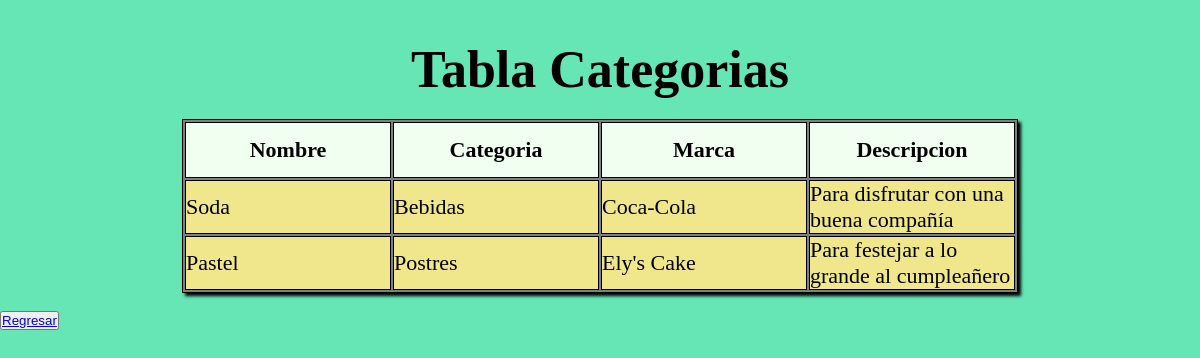
Screenshot of /sem11/categoria.php with the database file from the repository.
### tables this page shows
CREATE TABLE `categorias` (
  `name_producto` varchar(20) NOT NULL,
  `name_categoria` varchar(20) NOT NULL,
  `name_marca` varchar(20) NOT NULL,
  `descripcion` varchar(100) NOT NULL
);

### sem11/categoria.php (the view, shortened to what this page needs)
<?php
include 'sub/conexion.php';
$sentencia = $connect->query("SELECT * FROM categorias;");
$marca= $sentencia->fetchAll(PDO::FETCH_OBJ);
?>
<!DOCTYPE html>
<html lang="es">
<head>
    <link rel="stylesheet" href="css.css">
</head>
<body>
    <center>
        <div class="container">
        <h3 class="tt">Tabla Categorias</h3>
    <table class="tb">
<thead>
<th class="uno">Nombre</th>
<th class="uno">Categoria</th>
<th class="uno">Marca</th>
<th class="uno">Descripcion</th>
</thead>
<?php
foreach ($marca as $dato){
?>
<tr>
    <td><?php echo $dato->name_producto ?></td>
    <td><?php echo $dato->name_categoria ?></td>
    <td><?php echo $dato->name_marca ?></td>
    <td><?php echo $dato->descripcion ?></td>
</tr>
<?php
}
?>
</table>
        </div>
    </center>
    <br>
    <button class="btn"><a href="index.php">Regresar</a></button>
</body>
</html>

### sem11/css.css (style rules this page uses)
* { margin: 0; padding:0; }
body { background-color: rgb(102, 230, 181); }
.container { margin-top: 40px; }
.tt { width: 80%; font-size: 52px; margin-bottom: 20px; }
.tb { background-color: grey; border: 1px solid black; box-shadow: 3px 3px 3px ; }
.uno { border: 1px solid black; width: 180px; height: 30px; padding: 12px; background-color: honeydew; font-size: 22px; }
table td { border: 0.5px solid black; background-color: khaki; width: 20px; font-size: 22px; }

### rows the page displays
categorias: name_producto "Soda", name_categoria "Bebidas", name_marca "Coca-Cola", descripcion "Para disfrutar con una buena compañía"
categorias: name_producto "Pastel", name_categoria "Postres", name_marca "Ely's Cake", descripcion "Para festejar a lo grande al cumpleañero"
